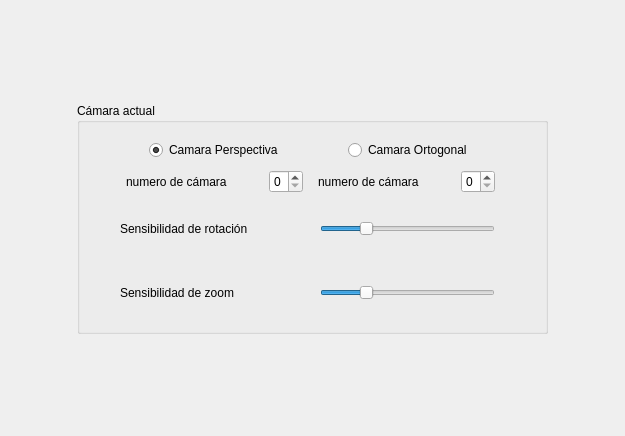
       <widget class="QWidget" name="tab_6">
        <attribute name="title">
         <string>Cámaras</string>
        </attribute>
        <layout class="QGridLayout" name="gridLayout_25">
         <item row="0" column="1">
          <spacer name="verticalSpacer_14">
           <property name="orientation">
            <enum>Qt::Vertical</enum>
           </property>
           <property name="sizeHint" stdset="0">
            <size>
             <width>20</width>
             <height>92</height>
            </size>
           </property>
          </spacer>
         </item>
         <item row="1" column="0">
          <spacer name="horizontalSpacer_51">
           <property name="orientation">
            <enum>Qt::Horizontal</enum>
           </property>
           <property name="sizeHint" stdset="0">
            <size>
             <width>66</width>
             <height>20</height>
            </size>
           </property>
          </spacer>
         </item>
         <item row="1" column="1">
          <widget class="QGroupBox" name="groupBox_13">
           <property name="minimumSize">
            <size>
             <width>471</width>
             <height>231</height>
            </size>
           </property>
           <property name="title">
            <string>Cámara actual</string>
           </property>
           <widget class="QWidget" name="layoutWidget">
            <property name="geometry">
             <rect>
              <x>12</x>
              <y>96</y>
              <width>437</width>
              <height>59</height>
             </rect>
            </property>
            <layout class="QHBoxLayout" name="horizontalLayout_12">
             <item>
              <spacer name="horizontalSpacer_54">
               <property name="orientation">
                <enum>Qt::Horizontal</enum>
               </property>
               <property name="sizeHint" stdset="0">
                <size>
                 <width>40</width>
                 <height>20</height>
                </size>
               </property>
              </spacer>
             </item>
             <item>
              <widget class="QLabel" name="label_26">
               <property name="minimumSize">
                <size>
                 <width>163</width>
                 <height>26</height>
                </size>
               </property>
               <property name="text">
                <string>Sensibilidad de rotación</string>
               </property>
              </widget>
             </item>
             <item>
              <spacer name="horizontalSpacer_53">
               <property name="orientation">
                <enum>Qt::Horizontal</enum>
               </property>
               <property name="sizeHint" stdset="0">
                <size>
                 <width>40</width>
                 <height>20</height>
                </size>
               </property>
              </spacer>
             </item>
             <item>
              <widget class="QSlider" name="horizontalSlider_7">
               <property name="minimumSize">
                <size>
                 <width>175</width>
                 <height>0</height>
                </size>
               </property>
               <property name="minimum">
                <number>1</number>
               </property>
               <property name="maximum">
                <number>100</number>
               </property>
               <property name="value">
                <number>25</number>
               </property>
               <property name="orientation">
                <enum>Qt::Horizontal</enum>
               </property>
              </widget>
             </item>
             <item>
              <spacer name="horizontalSpacer_55">
               <property name="orientation">
                <enum>Qt::Horizontal</enum>
               </property>
               <property name="sizeHint" stdset="0">
                <size>
                 <width>40</width>
                 <height>20</height>
                </size>
               </property>
              </spacer>
             </item>
            </layout>
           </widget>
           <widget class="QWidget" name="layoutWidget">
            <property name="geometry">
             <rect>
              <x>12</x>
              <y>161</y>
              <width>437</width>
              <height>58</height>
             </rect>
            </property>
            <layout class="QHBoxLayout" name="horizontalLayout_14">
             <item>
              <spacer name="horizontalSpacer_56">
               <property name="orientation">
                <enum>Qt::Horizontal</enum>
               </property>
               <property name="sizeHint" stdset="0">
                <size>
                 <width>40</width>
                 <height>20</height>
                </size>
               </property>
              </spacer>
             </item>
             <item>
              <widget class="QLabel" name="label_27">
               <property name="minimumSize">
                <size>
                 <width>163</width>
                 <height>0</height>
                </size>
               </property>
               <property name="text">
                <string>Sensibilidad de zoom</string>
               </property>
              </widget>
             </item>
             <item>
              <spacer name="horizontalSpacer_57">
               <property name="orientation">
                <enum>Qt::Horizontal</enum>
               </property>
               <property name="sizeHint" stdset="0">
                <size>
                 <width>40</width>
                 <height>20</height>
                </size>
               </property>
              </spacer>
             </item>
             <item>
              <widget class="QSlider" name="horizontalSlider_8">
               <property name="minimumSize">
                <size>
                 <width>175</width>
                 <height>0</height>
                </size>
               </property>
               <property name="minimum">
                <number>1</number>
               </property>
               <property name="maximum">
                <number>100</number>
               </property>
               <property name="value">
                <number>25</number>
               </property>
               <property name="orientation">
                <enum>Qt::Horizontal</enum>
               </property>
              </widget>
             </item>
             <item>
              <spacer name="horizontalSpacer_58">
               <property name="orientation">
                <enum>Qt::Horizontal</enum>
               </property>
               <property name="sizeHint" stdset="0">
                <size>
                 <width>40</width>
                 <height>20</height>
                </size>
               </property>
              </spacer>
             </item>
            </layout>
           </widget>
           <widget class="QWidget" name="layoutWidget">
            <property name="geometry">
             <rect>
              <x>13</x>
              <y>33</y>
              <width>441</width>
              <height>61</height>
             </rect>
            </property>
            <layout class="QGridLayout" name="gridLayout_24">
             <item row="0" column="0">
              <layout class="QHBoxLayout" name="horizontalLayout_15">
               <item>
                <spacer name="horizontalSpacer_49">
                 <property name="orientation">
                  <enum>Qt::Horizontal</enum>
                 </property>
                 <property name="sizeHint" stdset="0">
                  <size>
                   <width>40</width>
                   <height>20</height>
                  </size>
                 </property>
                </spacer>
               </item>
               <item>
                <widget class="QRadioButton" name="radioButton_21">
                 <property name="text">
                  <string>Camara Perspectiva</string>
                 </property>
                 <property name="checked">
                  <bool>true</bool>
                 </property>
                </widget>
               </item>
               <item>
                <spacer name="horizontalSpacer_48">
                 <property name="orientation">
                  <enum>Qt::Horizontal</enum>
                 </property>
                 <property name="sizeHint" stdset="0">
                  <size>
                   <width>40</width>
                   <height>20</height>
                  </size>
                 </property>
                </spacer>
               </item>
               <item>
                <widget class="QRadioButton" name="radioButton_22">
                 <property name="text">
                  <string>Camara Ortogonal</string>
                 </property>
                </widget>
               </item>
               <item>
                <spacer name="horizontalSpacer_50">
                 <property name="orientation">
                  <enum>Qt::Horizontal</enum>
                 </property>
                 <property name="sizeHint" stdset="0">
                  <size>
                   <width>20</width>
                   <height>17</height>
                  </size>
                 </property>
                </spacer>
               </item>
              </layout>
             </item>
             <item row="1" column="0">
              <layout class="QHBoxLayout" name="horizontalLayout_13">
               <item>
                <spacer name="horizontalSpacer_60">
                 <property name="orientation">
                  <enum>Qt::Horizontal</enum>
                 </property>
                 <property name="sizeHint" stdset="0">
                  <size>
                   <width>40</width>
                   <height>20</height>
                  </size>
                 </property>
                </spacer>
               </item>
               <item>
                <widget class="QLabel" name="label_28">
                 <property name="text">
                  <string>numero de cámara</string>
                 </property>
                </widget>
               </item>
               <item>
                <spacer name="horizontalSpacer_62">
                 <property name="orientation">
                  <enum>Qt::Horizontal</enum>
                 </property>
                 <property name="sizeHint" stdset="0">
                  <size>
                   <width>40</width>
                   <height>20</height>
                  </size>
                 </property>
                </spacer>
               </item>
               <item>
                <widget class="QSpinBox" name="spinBox_7">
                 <property name="maximum">
                  <number>2</number>
                 </property>
                </widget>
               </item>
               <item>
                <spacer name="horizontalSpacer_59">
                 <property name="orientation">
                  <enum>Qt::Horizontal</enum>
                 </property>
                 <property name="sizeHint" stdset="0">
                  <size>
                   <width>13</width>
                   <height>17</height>
                  </size>
                 </property>
                </spacer>
               </item>
               <item>
                <widget class="QLabel" name="label_29">
                 <property name="text">
                  <string>numero de cámara</string>
                 </property>
                </widget>
               </item>
               <item>
                <spacer name="horizontalSpacer_63">
                 <property name="orientation">
                  <enum>Qt::Horizontal</enum>
                 </property>
                 <property name="sizeHint" stdset="0">
                  <size>
                   <width>40</width>
                   <height>20</height>
                  </size>
                 </property>
                </spacer>
               </item>
               <item>
                <widget class="QSpinBox" name="spinBox_8">
                 <property name="maximum">
                  <number>2</number>
                 </property>
                </widget>
               </item>
               <item>
                <spacer name="horizontalSpacer_61">
                 <property name="orientation">
                  <enum>Qt::Horizontal</enum>
                 </property>
                 <property name="sizeHint" stdset="0">
                  <size>
                   <width>40</width>
                   <height>20</height>
                  </size>
                 </property>
                </spacer>
               </item>
              </layout>
             </item>
            </layout>
           </widget>
          </widget>
         </item>
         <item row="1" column="2">
          <spacer name="horizontalSpacer_52">
           <property name="orientation">
            <enum>Qt::Horizontal</enum>
           </property>
           <property name="sizeHint" stdset="0">
            <size>
             <width>66</width>
             <height>20</height>
            </size>
           </property>
          </spacer>
         </item>
         <item row="2" column="1">
          <spacer name="verticalSpacer_15">
           <property name="orientation">
            <enum>Qt::Vertical</enum>
           </property>
           <property name="sizeHint" stdset="0">
            <size>
             <width>20</width>
             <height>91</height>
            </size>
           </property>
          </spacer>
         </item>
        </layout>
       </widget>
